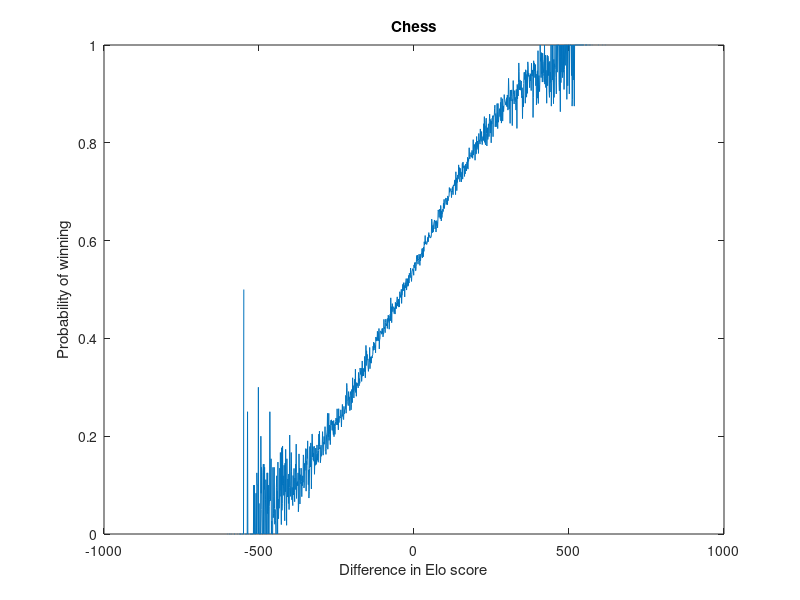

MATLAB code to generate this figure:
a = importdata('analyze_chess.txt');

start = min(a(:,1));
rangeN = min(a(:,1)):max(a(:,1))+1;
dataW = zeros(size(rangeN));
dataN = zeros(size(rangeN));
for i=1:size(a,1)
    dataN(a(i,1)-start+1) = dataN(a(i,1)-start+1) + 1;
    dataW(a(i,1)-start+1) = dataW(a(i,1)-start+1) + a(i,2);
end

plot(rangeN,dataW./dataN)
title('Chess')
ylabel('Probability of winning')
xlabel('Difference in Elo score')